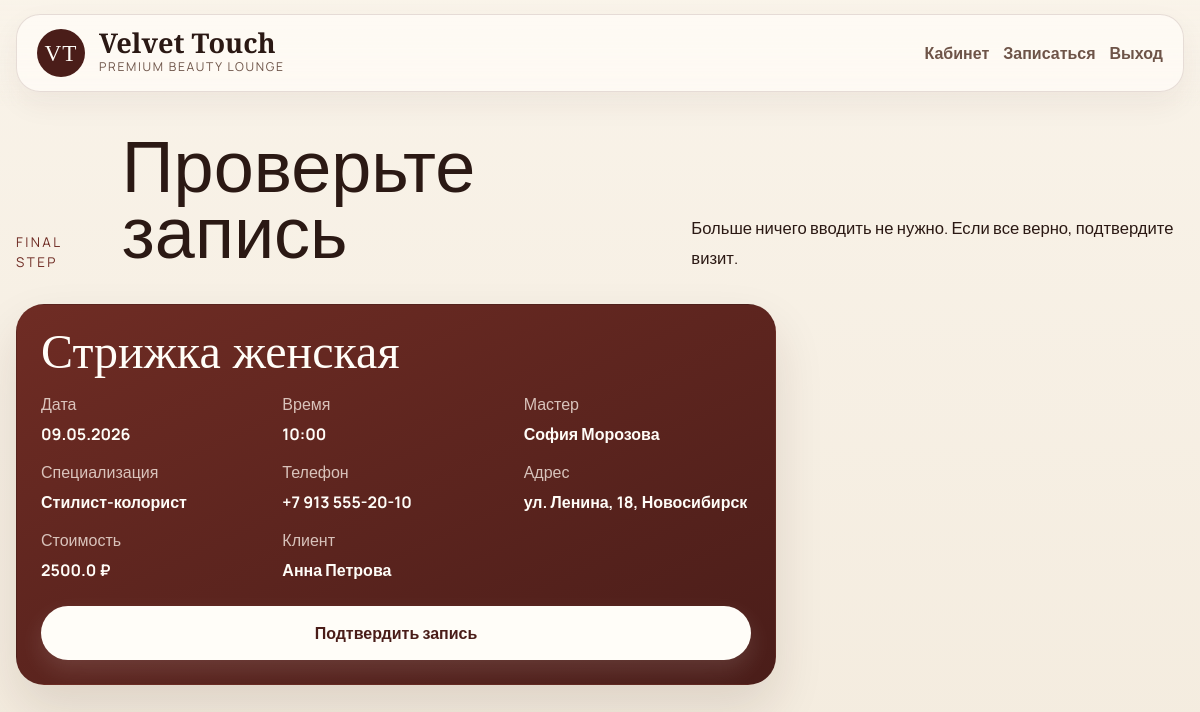
/book/419 (signed in), run on the app's committed database.
### models.py (models this page shows, shortened)
class Service(db.Model):
    __tablename__ = "services"
    id = db.Column(db.Integer, primary_key=True)
    name = db.Column(db.String(100), nullable=False)
    duration = db.Column(db.Integer, nullable=False)
    price = db.Column(db.Float, nullable=False)
    description = db.Column(db.Text)

class Slot(db.Model):
    __tablename__ = "slots"
    id = db.Column(db.Integer, primary_key=True)
    service_id = db.Column(db.Integer, db.ForeignKey("services.id"))
    master_id = db.Column(db.Integer, db.ForeignKey("masters.id"))
    start_time = db.Column(db.DateTime, nullable=False)
    is_available = db.Column(db.Boolean, default=True)
    service = db.relationship("Service")

class Master(db.Model):
    __tablename__ = "masters"
    id = db.Column(db.Integer, primary_key=True)
    name = db.Column(db.String(100), nullable=False)
    specialty = db.Column(db.String(120), nullable=False)
    phone = db.Column(db.String(20), nullable=False)
    address = db.Column(db.String(180), nullable=False)
    bio = db.Column(db.Text)
    photo_filename = db.Column(db.String(120))
    slots = db.relationship("Slot", backref="master", lazy="dynamic")
    appointments = db.relationship("Appointment", backref="master", lazy="dynamic")

class User(UserMixin, db.Model):
    __tablename__ = "users"
    id = db.Column(db.Integer, primary_key=True)
    name = db.Column(db.String(100), nullable=False)
    email = db.Column(db.String(120), unique=True, nullable=False)
    phone = db.Column(db.String(20))
    password_hash = db.Column(db.String(128))
    is_admin = db.Column(db.Boolean, default=False)
    appointments = db.relationship("Appointment", backref="client", lazy="dynamic")
    offers = db.relationship("Offer", backref="client", lazy="dynamic")

### app.py (the view, shortened to what this page needs)
@app.route("/book/<int:slot_id>", methods=["GET", "POST"])
@login_required
def book_slot(slot_id):
    if current_user.is_admin:
        return redirect(url_for("admin_dashboard"))
    slot = Slot.query.get_or_404(slot_id)
    if not slot.is_available or slot.start_time <= datetime.now():
        flash("Это окно уже недоступно.", "warning")
        return redirect(url_for("free_slots"))
    conflict = Appointment.query.filter(
        Appointment.client_id == current_user.id,
        Appointment.status == "active",
        Appointment.start_time == slot.start_time,
    ).first()
    if conflict:
        flash("У вас уже есть запись на это время.", "warning")
        return redirect(url_for("appointments"))
    return render_template("booking.html", slot=slot)

### app.py (called while the page is built)
@login_manager.user_loader
def load_user(user_id):
    return db.session.get(User, int(user_id))

@app.context_processor
def inject_global_context():
    return {
        "now": datetime.now(),
        "salon_name": SALON_NAME,
    }

### templates/booking.html (shortened to what this page needs)
{% extends "base.html" %}
{% block content %}
<section class="booking-funnel-hero">
    <div class="section-shell">
        <span class="eyebrow">Final step</span>
        <h1>Проверьте запись</h1>
        <p>Больше ничего вводить не нужно. Если все верно, подтвердите визит.</p>
    </div>
</section>
<section class="section-shell final-check-layout">
    <article class="final-check-card">
        <h2>{{ slot.service.name }}</h2>
        <div class="confirm-grid">
            <div><span>Дата</span><strong>{{ slot.start_time.strftime('%d.%m.%Y') }}</strong></div>
            <div><span>Время</span><strong>{{ slot.start_time.strftime('%H:%M') }}</strong></div>
            <div><span>Мастер</span><strong>{{ slot.master.name }}</strong></div>
            <div><span>Специализация</span><strong>{{ slot.master.specialty }}</strong></div>
            <div><span>Телефон</span><strong>{{ slot.master.phone }}</strong></div>
            <div><span>Адрес</span><strong>{{ slot.master.address }}</strong></div>
            <div><span>Стоимость</span><strong>{{ slot.service.price }} ₽</strong></div>
            <div><span>Клиент</span><strong>{{ current_user.name }}</strong></div>
        </div>
        <form method="POST">
            <button class="btn btn-primary w-100" type="submit">Подтвердить запись</button>
        </form>
    </article>
</section>
{% endblock %}

### static/css/style.css (style rules this page uses)
:root { --cream: #f7f0e4; --cream-soft: #f1e7d8; --white: #fffdf8; --wine: #6f2c24; --wine-dark: #4a1d19; --wine-deep: #34120f; --green-accent: #314b43; --text: #2b1914; --muted: #6e5448; --line: rgba(87, 45, 36, 0.14); --shadow: 0 24px 50px rgba(61, 22, 16, 0.12); }
* { box-sizing: border-box; }
html { scroll-behavior: smooth; }
body { margin: 0; background: linear-gradient(180deg, #f9f3e9, #f4ecdf); color: var(--text); font-family: "Manrope", sans-serif; }
.shell, .section-shell { width: min(1360px, calc(100% - 32px)); margin: 0 auto; }
.brand-link strong, .editorial-hero h1, .editorial-cream-band h2, .story-copy h2, .section-heading-block h2, .simple-hero h1, .auth-info h1, .auth-card h2, .offer-card h2, .final-check-card h2, .funnel-card h2, .confirm-card h2, .landing-service-row strong, .master-card-copy h3, .detail-card h2, .testimonial-card p { font-family: "Cormorant Garamond", serif; }
.btn { border: none; border-radius: 999px; padding: 0.95rem 1.45rem; font-weight: 700; transition: transform 0.2s ease, box-shadow 0.2s ease; }
.btn-primary { background: var(--white); color: var(--wine-dark); box-shadow: 0 10px 24px rgba(255, 255, 255, 0.12); }
.eyebrow { display: inline-block; margin-bottom: 16px; color: rgba(255, 244, 236, 0.82); font-size: 0.84rem; letter-spacing: 0.18em; text-transform: uppercase; }
.editorial-hero h1, .simple-hero h1, .auth-info h1, .booking-funnel-hero h1 { font-size: clamp(3rem, 6vw, 5.8rem); line-height: 0.92; margin: 0 0 24px; }
.editorial-hero-copy p, .editorial-cream-band p, .story-copy p, .simple-hero p, .muted-paragraph, .detail-note, .auth-info p, .auth-footer, .auth-card p, .offer-card p, .master-card-copy p, .booking-funnel-hero p, .muted-dark { font-size: 1.04rem; line-height: 1.8; }
.editorial-cream-band h2, .story-copy h2, .section-heading-block h2, .funnel-card h2, .confirm-card h2, .final-check-card h2, .detail-card h2, .auth-card h2, .offer-card h2 { font-size: clamp(2.3rem, 4vw, 4rem); line-height: 0.96; margin: 0 0 16px; }
.editorial-cream-band h2, .section-heading-block .eyebrow, .simple-hero .eyebrow, .booking-funnel-hero .eyebrow, .muted-dark { color: var(--wine); }
.master-card, .clean-card, .detail-card, .offer-card, .auth-card, .funnel-card, .confirm-card, .final-check-card { border-radius: 28px; border: 1px solid var(--line); background: rgba(255, 251, 246, 0.9); box-shadow: var(--shadow); }
.simple-hero, .booking-funnel-hero { padding: 24px 0 16px; }
.simple-hero, .booking-funnel-hero .section-shell { display: flex; justify-content: space-between; align-items: flex-end; gap: 20px; }
.clean-card, .detail-card, .offer-card, .auth-card, .funnel-card, .confirm-card, .final-check-card { padding: 24px; }
.detail-grid, .confirm-grid { display: grid; grid-template-columns: repeat(3, minmax(0, 1fr)); gap: 14px; margin-bottom: 18px; }
.detail-grid span, .confirm-grid span, .summary-row span { display: block; color: var(--muted); margin-bottom: 6px; }
.detail-grid strong, .confirm-grid strong { font-size: 1rem; }
.booking-funnel-hero { padding-top: 26px; }
.confirm-card, .final-check-card { background: linear-gradient(155deg, var(--wine), var(--wine-dark)); color: var(--white); }
.confirm-card .section-heading-block .eyebrow, .final-check-card .eyebrow, .final-check-card span, .confirm-card span { color: rgba(255, 245, 236, 0.76); }
.confirm-card .btn-primary, .final-check-card .btn-primary { margin-top: 6px; }
.final-check-layout { display: grid; grid-template-columns: minmax(0, 760px); }

### data on the page
Service: service.name "Стрижка женская", service.price "2500.0"
Slot: start_time "09.05.2026", start_time "10:00"
Master: master.name "София Морозова", master.specialty "Стилист-колорист", master.phone "+7 913 555-20-10", master.address "ул. Ленина, 18, Новосибирск"
User: name "Анна Петрова"

### other printed values
{{ salon_name }} "Velvet Touch"
